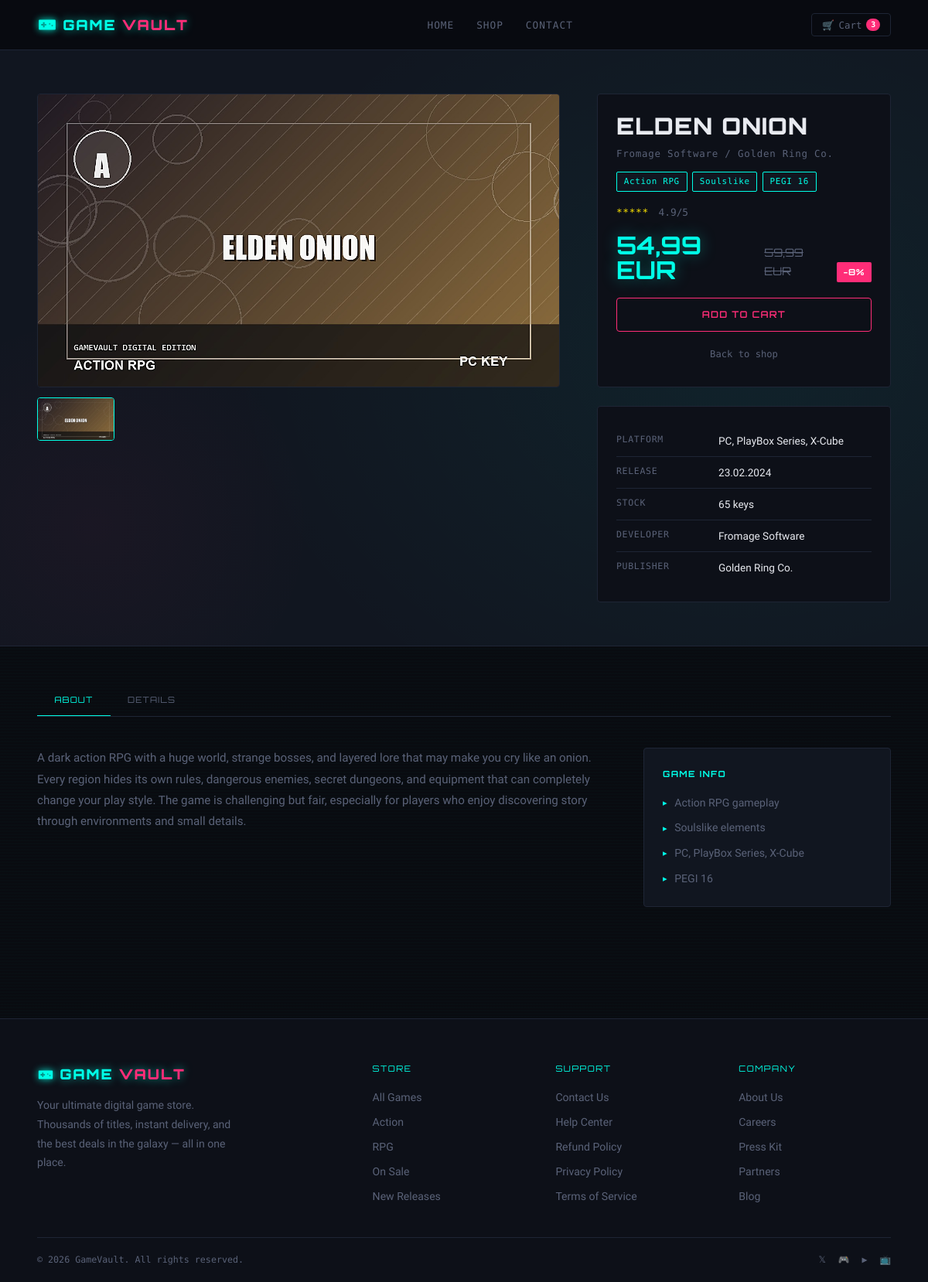
The app's page /public/game.php?slug=elden-onion with its own data.
### tables this page shows
CREATE TABLE IF NOT EXISTS games (
    id INT UNSIGNED AUTO_INCREMENT PRIMARY KEY,
    title VARCHAR(150) NOT NULL,
    slug VARCHAR(170) NOT NULL UNIQUE,
    description TEXT NOT NULL,
    price DECIMAL(10, 2) NOT NULL DEFAULT 0.00,
    original_price DECIMAL(10, 2) DEFAULT NULL,
    discount_percent TINYINT UNSIGNED NOT NULL DEFAULT 0,
    image_title VARCHAR(180) NOT NULL,
    image_url VARCHAR(255) NOT NULL,
    genre VARCHAR(80) NOT NULL,
    secondary_genre VARCHAR(80) DEFAULT NULL,
    rating DECIMAL(2, 1) NOT NULL DEFAULT 0.0,
    age_rating VARCHAR(20) NOT NULL DEFAULT 'PEGI 12',
    platform VARCHAR(120) NOT NULL DEFAULT 'PC',
    developer VARCHAR(120) NOT NULL,
    publisher VARCHAR(120) NOT NULL,
    release_date DATE NOT NULL,
    stock INT UNSIGNED NOT NULL DEFAULT 0,
    is_featured TINYINT(1) NOT NULL DEFAULT 0,
    is_new_release TINYINT(1) NOT NULL DEFAULT 0,
    created_at TIMESTAMP DEFAULT CURRENT_TIMESTAMP,
    updated_at TIMESTAMP DEFAULT CURRENT_TIMESTAMP ON UPDATE CURRENT_TIMESTAMP
);

### config/config.php (called while the page is built)
<?php
return [
    'db' => [
        'host' => 'localhost',
        'name' => 'gamevault',
        'user' => 'root',
        'pass' => '',
        'charset' => 'utf8mb4',
    ],
];

### App/Core/database.php (called while the page is built)
<?php
class Database
{
    private PDO $pdo;
    public function __construct(array $dbConfig = [])
    {
        if (empty($dbConfig)) {
            $config = require __DIR__ . '/../../config/config.php';
            $dbConfig = $config['db'] ?? [];
        }
        $host = $dbConfig['host'] ?? 'localhost';
        $db = $dbConfig['name'] ?? 'gamevault';
        $user = $dbConfig['user'] ?? 'root';
        $pass = $dbConfig['pass'] ?? '';
        $charset = $dbConfig['charset'] ?? 'utf8mb4';
        $dsn = "mysql:host=$host;dbname=$db;charset=$charset";
        $options = [
            PDO::ATTR_ERRMODE => PDO::ERRMODE_EXCEPTION,
            PDO::ATTR_DEFAULT_FETCH_MODE => PDO::FETCH_ASSOC,
        ];
        try {
            $this->pdo = new PDO($dsn, $user, $pass, $options);
        } catch (PDOException $e) {
            die('Database connection failed: ' . $e->getMessage());
        }
    }
    public function getConnection(): PDO
    {
        return $this->pdo;
    }
}

### app/Repositories/GameRepository.php (called while the page is built, shortened)
<?php
require_once __DIR__ . '/../Core/database.php';
class GameRepository
{
    private PDO $pdo;
    public function __construct()
    {
        $db = new Database();
        $this->pdo = $db->getConnection();
    }
    public function getBySlug(string $slug): ?array
    {
        $stmt = $this->pdo->prepare('SELECT * FROM games WHERE slug = :slug LIMIT 1');
        $stmt->execute([':slug' => $slug]);
        $game = $stmt->fetch();
        return $game ?: null;
    }
}

### app/Core/GamePage.php (called while the page is built, shortened)
<?php
class GamePage
{
    private GameRepository $games;
    private ?array $game;
    public function __construct()
    {
        $this->games = new GameRepository();
        $this->game = $this->loadGame();
    }
    public function getGame(): ?array
    {
        return $this->game;
    }
    public function getStars(float $rating): string
    {
        $fullStars = (int) round($rating);
        $fullStars = max(0, min(5, $fullStars));
        return str_repeat('*', $fullStars) . str_repeat('-', 5 - $fullStars);
    }
    private function loadGame(): ?array
    {
        $slug = trim((string) filter_input(INPUT_GET, 'slug'));
        return $this->games->getBySlug($slug);
    }
}

### public/game.php (the view, shortened to what this page needs)
<?php
$gamePage = new GamePage();
$game = $gamePage->getGame();
require_once __DIR__ . '/../app/Views/layout/header.php';
?>
<?php if ($game === null): ?>
    <section class="tabs-section">
        <div class="container">
            <div class="game-empty">
                <h2>No game found</h2>
                <p>The game does not exist or the link is incorrect.</p>
                <a class="btn btn-magenta" href="shop.php">Back to shop</a>
            </div>
        </div>
    </section>
<?php else: ?>
    <?php
    $price = (float) $game['price'];
    $originalPrice = $game['original_price'] !== null ? (float) $game['original_price'] : null;
    $discount = (int) $game['discount_percent'];
    $releaseDate = date('d.m.Y', strtotime($game['release_date']));
    ?>
    <section class="game-hero">
        <div class="container game-hero__layout">
            <div class="game-hero__media">
                <div class="game-hero__main-thumb">
                    <img class="game-hero__image" src="<?= Helpers::e($game['image_url']) ?>" alt="<?= Helpers::e($game['image_title']) ?>">
                </div>
                <div class="game-hero__thumbs">
                    <div class="thumb-item active">
                        <img class="game-hero__image" src="<?= Helpers::e($game['image_url']) ?>" alt="<?= Helpers::e($game['image_title']) ?>">
                    </div>
                </div>
            </div>
            <aside class="game-sidebar">
                <div class="game-sidebar__box">
                    <h1 class="game-title"><?= Helpers::e($game['title']) ?></h1>
                    <p class="game-developer"><?= Helpers::e($game['developer']) ?> / <?= Helpers::e($game['publisher']) ?></p>
                    <div class="game-tags">
                        <span class="badge badge-cyan"><?= Helpers::e($game['genre']) ?></span>
                        <?php if (!empty($game['secondary_genre'])): ?>
                            <span class="badge badge-cyan"><?= Helpers::e($game['secondary_genre']) ?></span>
                        <?php endif; ?>
                        <span class="badge badge-cyan"><?= Helpers::e($game['age_rating']) ?></span>
                    </div>
                    <div class="game-rating-row">
                        <span class="rating-stars"><?= Helpers::e($gamePage->getStars((float) $game['rating'])) ?></span>
                        <span class="rating-count"><?= number_format((float) $game['rating'], 1) ?>/5</span>
                    </div>
                    <div class="game-price-row">
                        <div class="game-price"><?= $price <= 0 ? 'FREE' : Helpers::formatPrice($price) ?></div>
                        <?php if ($originalPrice !== null && $originalPrice > $price): ?>
                            <div class="game-price-original"><?= Helpers::formatPrice($originalPrice) ?></div>
                        <?php endif; ?>
                        <?php if ($discount > 0): ?>
                            <div class="game-discount-badge">-<?= $discount ?>%</div>
                        <?php endif; ?>
                    </div>
                    <div class="game-cta">
                        <button class="btn btn-magenta" type="button">Add to cart</button>
                        <a class="game-wishlist" href="shop.php">Back to shop</a>
                    </div>
                </div>
                <div class="game-sidebar__box">
                    <table class="game-info-table">
                        <tr>
                            <td>Platform</td>
                            <td><?= Helpers::e($game['platform']) ?></td>
                        </tr>
                        <tr>
                            <td>Release</td>
                            <td><?= Helpers::e($releaseDate) ?></td>
                        </tr>
                        <tr>
                            <td>Stock</td>
                            <td><?= (int) $game['stock'] ?> keys</td>
                        </tr>
                        <tr>
                            <td>Developer</td>
                            <td><?= Helpers::e($game['developer']) ?></td>
                        </tr>
                        <tr>
                            <td>Publisher</td>
                            <td><?= Helpers::e($game['publisher']) ?></td>
                        </tr>
                    </table>
                </div>
            </aside>
        </div>
    </section>
    <section class="tabs-section">
        <div class="container">
            <div class="tabs">
                <button class="tab-btn active" type="button" data-tab="about">About</button>
                <button class="tab-btn" type="button" data-tab="details">Details</button>
            </div>
            <div class="tab-panel active" data-panel="about">
                <div class="about-grid">
                    <div class="about-desc">
                        <p><?= Helpers::e($game['description']) ?></p>
                    </div>
                    <div class="about-features">
                        <h3>Game info</h3>
                        <div class="feature-list">
                            <div class="feature-item"><?= Helpers::e($game['genre']) ?> gameplay</div>
                            <?php if (!empty($game['secondary_genre'])): ?>
                                <div class="feature-item"><?= Helpers::e($game['secondary_genre']) ?> elements</div>
                            <?php endif; ?>
                            <div class="feature-item"><?= Helpers::e($game['platform']) ?></div>
                            <div class="feature-item"><?= Helpers::e($game['age_rating']) ?></div>
                        </div>
                    </div>
                </div>
            </div>
        </div>
    </section>
<?php endif; ?>
<?php require_once __DIR__ . '/../app/Views/layout/footer.php'; ?>
</body>
</html>

### app/Views/layout/header.php (shortened to what this page needs)
<!doctype html>
<html lang="en">
<head>
    <?php Helpers::getCSS(); ?>
</head>
<body>
    <nav class="navbar">
        <div class="container navbar__inner">
            <a href="index.php" class="navbar__logo">
                <svg viewBox="0 0 24 24" xmlns="http://www.w3.org/2000/svg" aria-hidden="true">
                    <path
                        d="M21 6H3a1 1 0 0 0-1 1v10a1 1 0 0 0 1 1h18a1 1 0 0 0 1-1V7a1 1 0 0 0-1-1ZM11 13H9v2H7v-2H5v-2h2V9h2v2h2v2Zm4-1a1 1 0 1 1 0-2 1 1 0 0 1 0 2Zm3 2a1 1 0 1 1 0-2 1 1 0 0 1 0 2Z" />
                </svg>
                GAME<span style="color: var(--magenta)">VAULT</span>
            </a>
            <ul class="navbar__links" id="navLinks">
                <?php Helpers::printMenu(Helpers::getMenu(), Helpers::getActiveClass()); ?>
            </ul>
            <div class="navbar__actions">
                <button class="navbar__cart" aria-label="Shopping cart">
                    🛒 <span>Cart</span>
                    <span class="navbar__cart-count">3</span>
                </button>
            </div>
        </div>
    </nav>

### app/Core/helpers.php (shortened to what this page needs)
<?php
class Helpers
{
    private static function loadData(): array
    {
        $jsonStr = @file_get_contents(self::DATA_FILE);
        $data = json_decode($jsonStr, true);
        return is_array($data) ? $data : [];
    }
    private static function resolvePageName(): string
    {
        $page = basename($_SERVER['REQUEST_URI']);
        return explode('.', $page)[0];
    }
    public static function getCSS(): void
    {
        $data = self::loadData();
        $page = self::resolvePageName();
        if (isset($data['sites'][$page]) && is_array($data['sites'][$page])) {
            foreach ($data['sites'][$page] as $file) {
                echo "<link rel='stylesheet' href='${file}'>";
            }
        }
    }
    public static function printMenu(array $menu, string $currentPage): void
    {
        foreach ($menu as $key => $item) {
            $active = ($currentPage === $key) ? "class='active'" : '';
            echo "<li><a href='{$item['path']}' {$active}>{$item['name']}</a></li>";
        }
    }
        ?>
        <?php
    public static function e(string $value): string
    {
        return htmlspecialchars($value, ENT_QUOTES, 'UTF-8');
    }
    public static function formatPrice(float $price): string
    {
        return number_format($price, 2, ',', ' ') . ' EUR';
    }
}

### app/Views/layout/footer.php (shortened to what this page needs)
<footer class="footer">
    <div class="container">
        <div class="footer__grid">
            <div class="footer__brand">
                <div class="navbar__logo" style="margin-bottom: 0.6rem">
                    GAME<span style="color: var(--magenta)">VAULT</span>
                </div>
                <p class="footer__brand-desc">
                    Your ultimate digital game store. Thousands of titles, instant
                    delivery, and the best deals in the galaxy — all in one place.
                </p>
            </div>
            <div>
                <p class="footer__col-title">Store</p>
                <nav class="footer__col-links">
                    <a href="shop.php">All Games</a>
                    <a href="shop.php?genre=action">Action</a>
                    <a href="shop.php?genre=rpg">RPG</a>
                    <a href="shop.php?sort=discount">On Sale</a>
                    <a href="shop.php?sort=new">New Releases</a>
                </nav>
            </div>
            <div>
                <p class="footer__col-title">Support</p>
                <nav class="footer__col-links">
                    <a href="contact.php">Contact Us</a>
                    <a href="#">Help Center</a>
                    <a href="#">Refund Policy</a>
                    <a href="#">Privacy Policy</a>
                    <a href="#">Terms of Service</a>
                </nav>
            </div>
            <div>
                <p class="footer__col-title">Company</p>
                <nav class="footer__col-links">
                    <a href="#">About Us</a>
                    <a href="#">Careers</a>
                    <a href="#">Press Kit</a>
                    <a href="#">Partners</a>
                    <a href="#">Blog</a>
                </nav>
            </div>
        </div>
        <div class="footer__bottom">
            <span>&copy; <?php echo date('Y'); ?> GameVault. All rights reserved.</span>
            <div class="footer__social">
                <a href="#" aria-label="Twitter/X">𝕏</a>
                <a href="#" aria-label="Discord">🎮</a>
                <a href="#" aria-label="YouTube">▶</a>
                <a href="#" aria-label="Twitch">📺</a>
            </div>
        </div>
    </div>
</footer>

### records on screen
games: image_url (picture), title "ELDEN ONION", developer "Fromage Software", publisher "Golden Ring Co.", genre "Action RPG", secondary_genre "Soulslike", age_rating "PEGI 16", rating "*****", rating "4.9", price "54,99 EUR", original_price "59,99 EUR", discount_percent "8", platform "PC, PlayBox Series, X-Cube", release_date "23.02.2024", stock "65", description "A dark action RPG with a huge world, strange bosses, and layered lore that may make you cry like an onion. Every region hides its own rules, dangerous enemies, secret dungeons, and equipment that can completely change your play style. The game is challenging but fair, especially for players who enjoy discovering story through environments and small details."

### other values on screen
$item['name'] "HOME"
$item['name'] "SHOP"
$item['name'] "CONTACT"
